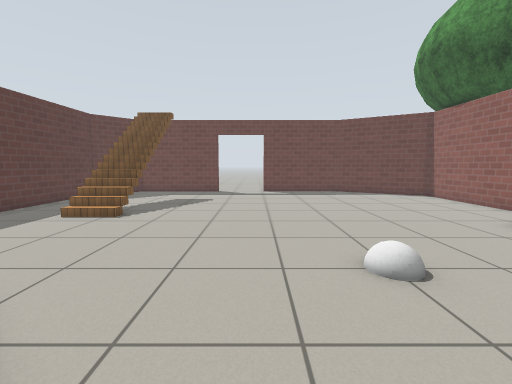
View 1 (above)

16 first-person views from a walk through a robot-simulator world made for Gazebo. The camera is 0.94 m above the floor, tilts 6° down and sees 90° across. The floor is counted in squares, 0.5 m on a side. Each view is taken from the middle of a square. On the plan, view 1 faces up. The plan holds only what a view shows up to about 15 squares ahead; the rest is blank. The place goes on beyond the plan. Simple patterns stand in for the simulator's built-in surfaces. Some stock models are drawn as simple stand-ins. Surface patterns are stand-ins for the level's own textures.

View 2
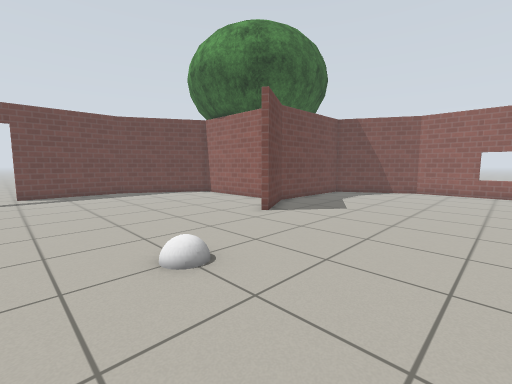

View 3
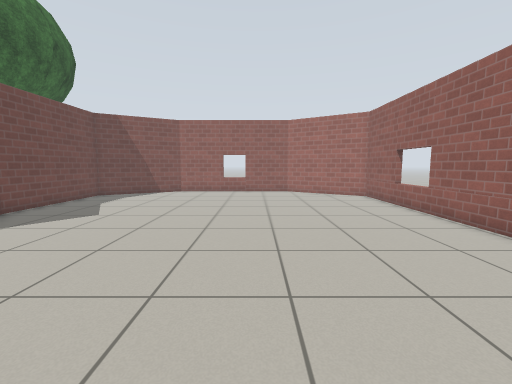

View 4
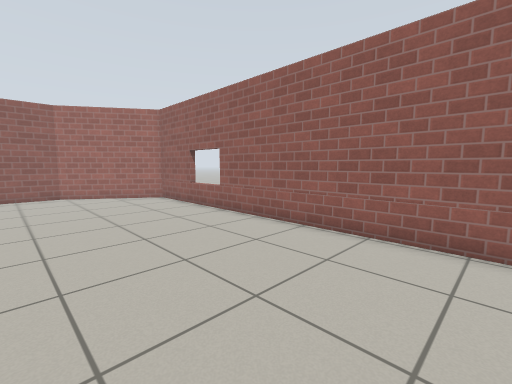

View 5
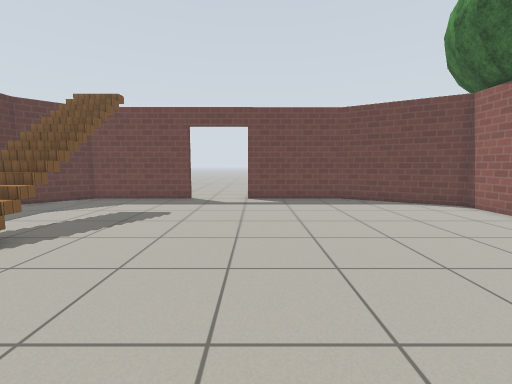

View 6
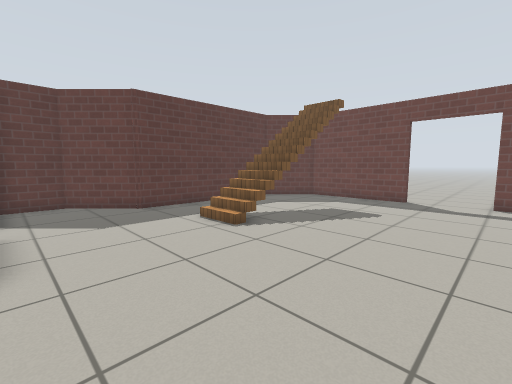

View 7
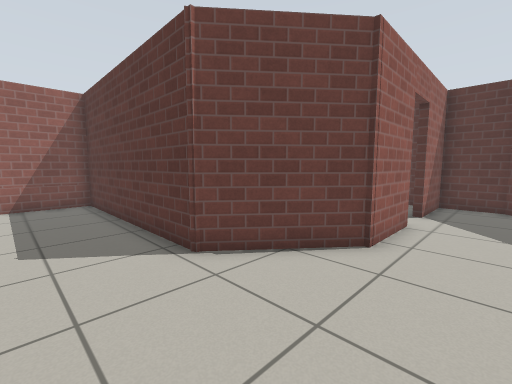

View 8
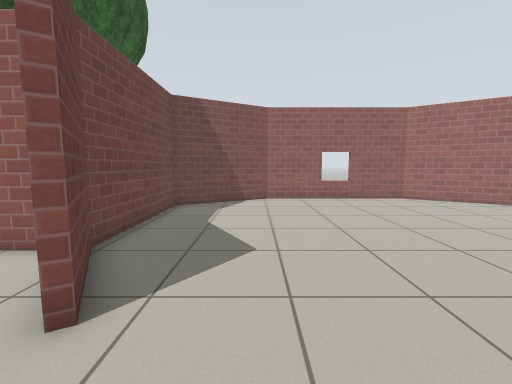

View 9
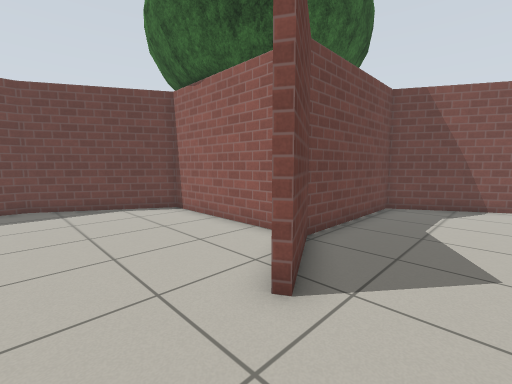

View 10
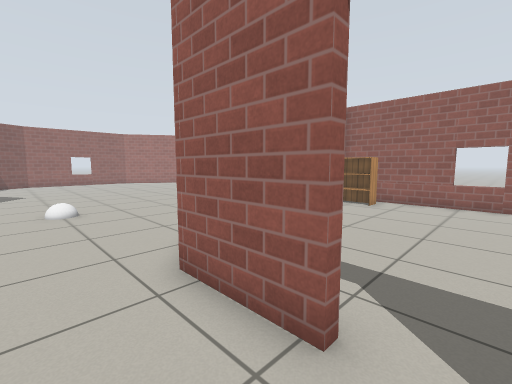

View 11
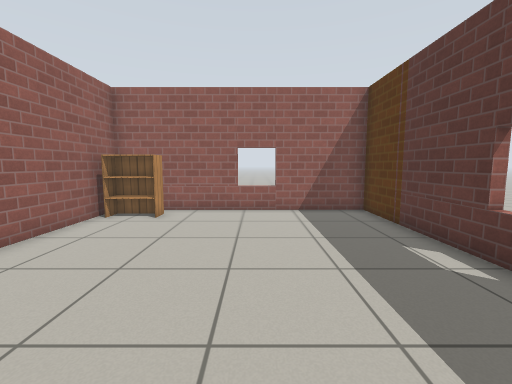

View 12
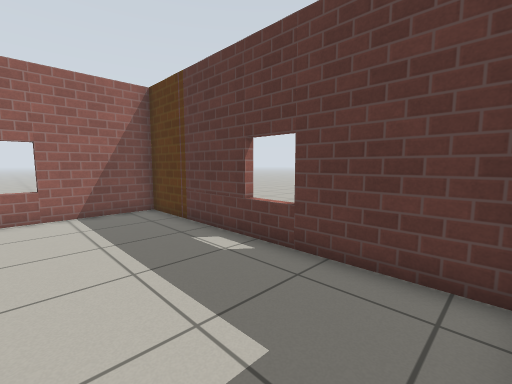

View 13
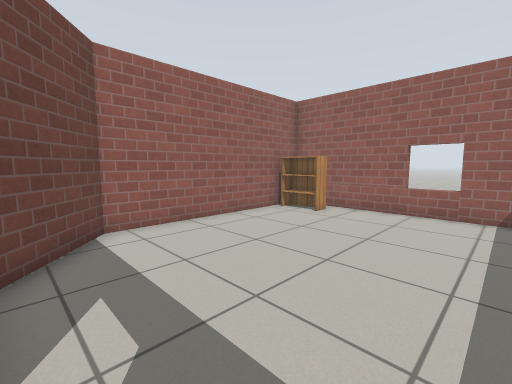

View 14
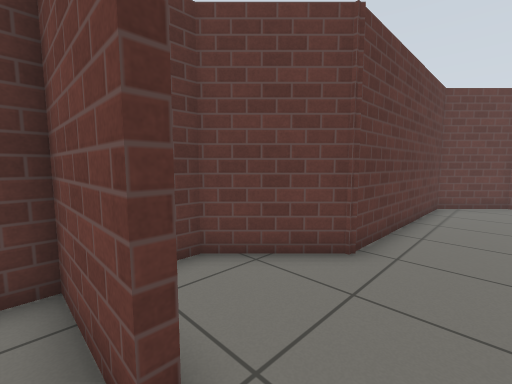

View 15
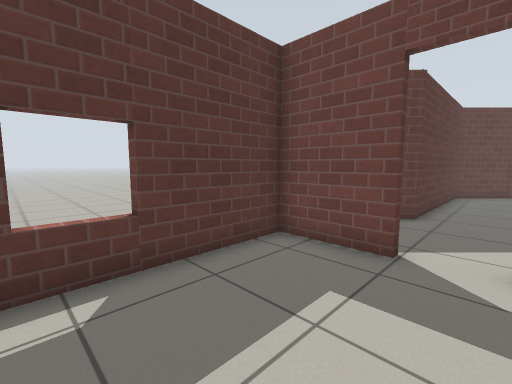

View 16
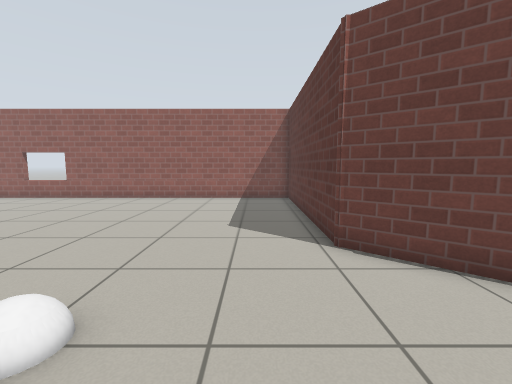

### Floor plan
Points are (right, up) in squares from view 1. A wall is a line through its corners. A room is listed if a view was taken in it or the views show most of it. See-through windows are left out.
Room 1 (views 1, 2, 3, 4, 5, 6, 7, 8, 9, 10, 16)
walls: (10.5, 9.8) (10.5, 15.5) (5.7, 18.3) (0.5, 18.3); (-5.1, 3.9) (-1.9, 1.2) (-1.9, -7.7) (16.4, -7.7) (19.3, -3.2) (19.3, 4.4) (16.8, 8.8) (10.7, 8.8) (7.8, 7.1) (7.6, 7.5); (-7.9, 3.8) (-4.8, 3.8); (-2.6, 18.3) (-8, 18.3) (-10.2, 16.1) (-10.3, 8.2) (-12.6, 5.9) (-12.6, 3.8) (-9.5, 3.8)
ways out: open door at (-8.5, 4) to room 2; open door at (-1, 18.5)
objects: stairs (-7, 10) to (-7, 14); white ball (3, 4) to (3, 5)
Room 2 (views 11, 12, 13, 14, 15)
walls: (-9.5, 3.5) (-12.6, 3.5) (-12.5, -7.7) (-2.2, -7.7) (-2.2, 1.1) (-4.7, 3.2)
ways out: open door at (-8.5, 4) to room 1
objects: bookshelf (-4, -7) to (-3, -6)

Where each view was taken, in squares from view 1:
view 1: 0 up, 0 right, facing up
view 2: 0 up, 0 right, facing up-right
view 3: 1 down, 1 right, facing right
view 4: 1 down, 2 right, facing down-right
view 5: 4 up, 1 right, facing up
view 6: 4 up, 1 right, facing up-left
view 7: 6 up, 1 right, facing down-left
view 8: 5 up, 5 right, facing right
view 9: 5 up, 5 right, facing up-right
view 10: 6 up, 9 left, facing down-right
view 11: 3 up, 8 left, facing down
view 12: 3 up, 8 left, facing down-left
view 13: 3 up, 10 left, facing down-right
view 14: 3 up, 8 left, facing up-left
view 15: 2 down, 8 left, facing up-left
view 16: 7 up, 0 right, facing down
